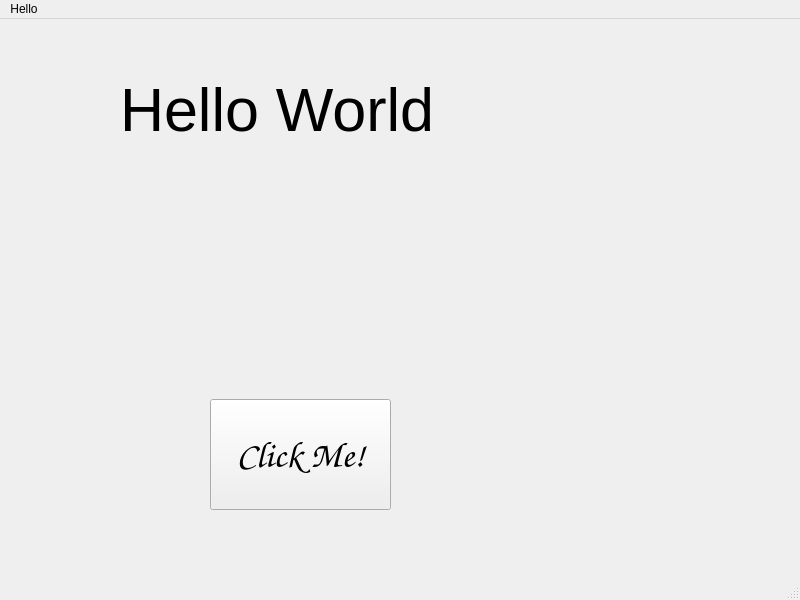
<?xml version="1.0" encoding="UTF-8"?>
<ui version="4.0">
 <class>MainWindow</class>
 <widget class="QMainWindow" name="MainWindow">
  <property name="geometry">
   <rect>
    <x>0</x>
    <y>0</y>
    <width>800</width>
    <height>600</height>
   </rect>
  </property>
  <property name="windowTitle">
   <string>MainWindow</string>
  </property>
  <widget class="QWidget" name="centralwidget">
   <widget class="QPushButton" name="click_me">
    <property name="geometry">
     <rect>
      <x>210</x>
      <y>380</y>
      <width>181</width>
      <height>111</height>
     </rect>
    </property>
    <property name="font">
     <font>
      <family>Comic Sans MS</family>
      <pointsize>28</pointsize>
      <italic>true</italic>
     </font>
    </property>
    <property name="text">
     <string>Click Me!</string>
    </property>
   </widget>
   <widget class="QLabel" name="label">
    <property name="geometry">
     <rect>
      <x>120</x>
      <y>20</y>
      <width>341</width>
      <height>141</height>
     </rect>
    </property>
    <property name="font">
     <font>
      <pointsize>46</pointsize>
     </font>
    </property>
    <property name="text">
     <string>Hello World</string>
    </property>
   </widget>
  </widget>
  <widget class="QMenuBar" name="menubar">
   <property name="geometry">
    <rect>
     <x>0</x>
     <y>0</y>
     <width>800</width>
     <height>22</height>
    </rect>
   </property>
   <widget class="QMenu" name="menuHello">
    <property name="title">
     <string>Hello</string>
    </property>
   </widget>
   <addaction name="menuHello"/>
  </widget>
  <widget class="QStatusBar" name="statusbar"/>
 </widget>
 <resources/>
 <connections/>
</ui>
